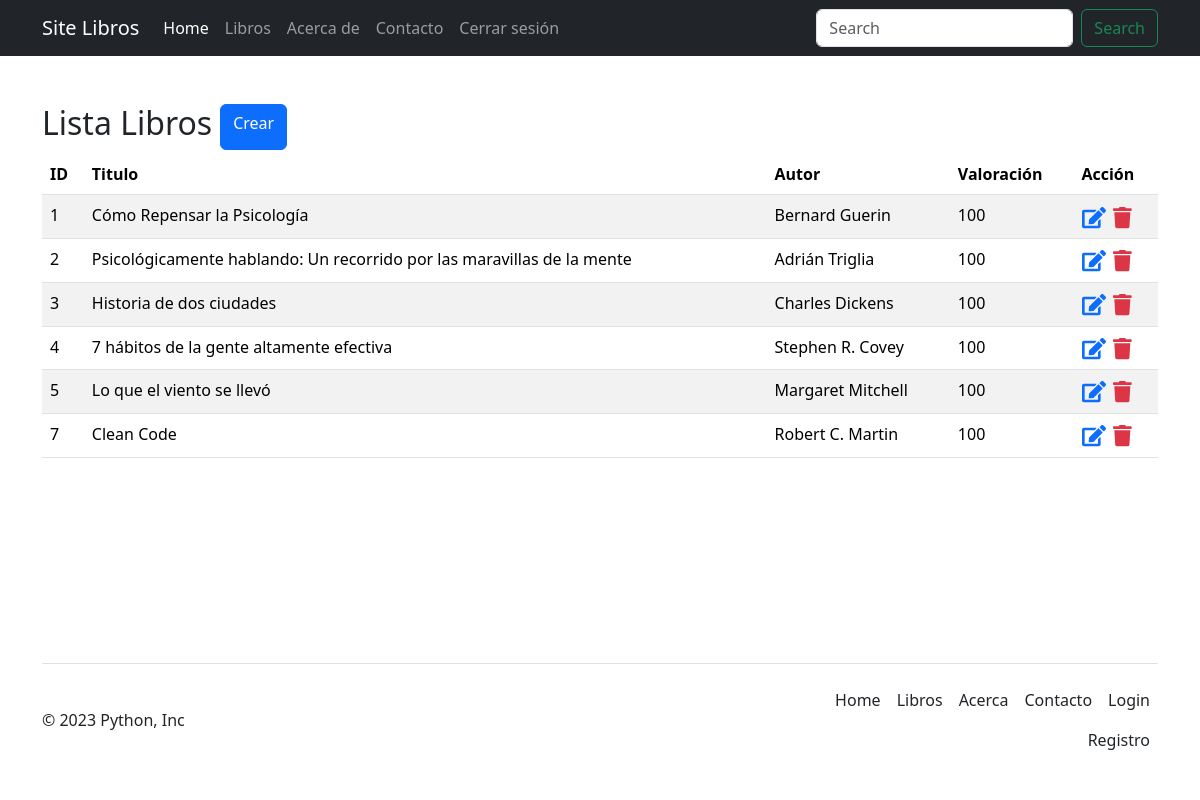
Page /book/lista_libros/ (signed in) on the committed database.
### book/models.py (models this page shows)
class Book(models.Model):
    titulo = models.CharField(max_length=100)  # titulo VARCHAR(100)
    autor = models.CharField(max_length=100)  # autor VARCHAR(100)
    valoracion = models.IntegerField(help_text='Valoración entre 0 y 100')  # valoracion INT
    class Meta:
        permissions = [
            ('development', 'Permiso como Desarrollador'),
            ('scrum_master', 'Permiso como scrum_master'),
            ('product_owner', 'Permiso como Product_Owner')
        ]

### book/views.py (the view)
# urls.py: path('lista_libros/', lista_libros, name='lista_libros'),  # registrando ruta para listar los libros
@login_required
def lista_libros(request):
    libros = Book.objects.all()  # transaccion para obtener todos libros de la base de datos
    return render(request, 'lista_libros.html', {'libros': libros})

### book/templates/lista_libros.html (shortened to what this page needs)
{% extends 'layout.html' %}
{% load bootstrap5 %}
{% block content %}
    <section class="container mt-5">
        <div class="d-flex mb-1">
            <h2 class="d-inline-flex">Lista Libros</h2>
            <a class="d-inline-flex btn btn-primary ms-2" href="{% url 'crear_libro' %}" role="button">Crear</a>
        </div>
        {% if libros %}
        <table class="table table-striped">
          <thead>
            <tr>
              <th scope="col">ID</th>
              <th scope="col">Titulo</th>
              <th scope="col">Autor</th>
              <th scope="col">Valoración</th>
              <th scope="col">Acción</th>
            </tr>
          </thead>
          <tbody>
          {% for libro in libros %}
            <tr>
              <td>{{ libro.id }}</td>
              <td>{{ libro.titulo }}</td>
              <td>{{ libro.autor }}</td>
              <td>{{ libro.valoracion }}</td>
              <td>
                <a class="btn p-0" href="{% url 'editar_libro' libro_id=libro.id %}" role="button" data-bs-toggle="tooltip" data-bs-placement="top" title="Editar">
                    <i class="fa fa-edit fa-lg text-primary"></i>
                </a>
                <a class="btn p-0" href="{% url 'eliminar_libro' libro_id=libro.id %}" role="button" data-bs-toggle="tooltip" data-bs-placement="top" title="Eliminar">
                    <i class="fa fa-trash fa-lg text-danger"></i>
                </a>
              </td>
            </tr>
          {% empty %}
            <tr>
                <td colspan="4">No hay libros disponibles</td>
            </tr>
          {% endfor %}
          </tbody>
        </table>
        {% else %}
        <p>No hay libros disponibles</p>
        {% endif %}
    </section>
{% endblock%}

### book/templates/layout.html (shortened to what this page needs)
{% extends 'base.html' %}

### book/templates/base.html (shortened to what this page needs)
<!DOCTYPE html>
<html lang="en">
<head>
    {% load bootstrap5 %}
    {% bootstrap_css %}
    <link rel="stylesheet" href="https://cdnjs.cloudflare.com/ajax/libs/font-awesome/5.15.3/css/all.min.css" />
    {% load static %}
    <link rel="stylesheet" href="{% static 'book/css/style.css' %}">
</head>
<body>
    {% include 'navbar.html' %}
    {% block content %}
    {% endblock %}
    {% include 'footer.html' %}
</body>
</html>

### book/templates/navbar.html (shortened to what this page needs)
{% load bootstrap5 %}
{% block content %}
<nav class="navbar navbar-expand-lg navbar-dark bg-dark">
  <div class="container">
    <a class="navbar-brand" href="{% url 'index' %}">Site Libros</a>
    <div class="collapse navbar-collapse" id="navbarNav">
      <ul class="navbar-nav me-auto">
        <li class="nav-item">
          <a class="nav-link active" aria-current="page" href="{% url 'index' %}">Home</a>
        </li>
        <li class="nav-item">
          <a class="nav-link" href="{% url 'lista_libros' %}">Libros</a>
        </li>
        <li class="nav-item">
          <a class="nav-link" href="#">Acerca de</a>
        </li>
        <li class="nav-item">
          <a class="nav-link" href="#">Contacto</a>
        </li>
        {% if user.is_authenticated %}
        <li class="nav-item">
          <a class="nav-link" href="{% url 'logout' %}">Cerrar sesión</a>
        </li>
        {% endif %}
      </ul>
      <form class="d-flex" role="search" method="get" action="{% url 'buscar_libro' %}">
        <input class="form-control me-2" type="search" name="query" placeholder="Search" aria-label="Search">
        <button class="btn btn-outline-success" type="submit">Search</button>
      </form>
    </div>
  </div>
</nav>
{% endblock %}

### book/templates/footer.html
{% load bootstrap5 %}
{% block content %}
<div class="container text-dark d-none d-md-block fixed-bottom">
  <footer class="d-flex flex-wrap justify-content-between align-items-center py-3 my-4 border-top">
    <p class="col-md-4 mb-0">© 2023 Python, Inc</p>
    <a href="/" class="col-md-4 d-flex align-items-center justify-content-center mb-3 mb-md-0 me-md-auto link-dark text-decoration-none">
      <svg class="bi me-2" width="40" height="32"><use xlink:href="#bootstrap"></use></svg>
    </a>
    <ul class="nav col-md-4 justify-content-end">
      <li class="nav-item"><a href="{% url 'index' %}" class="nav-link px-2 text-dark">Home</a></li>
      <li class="nav-item"><a href="{% url 'lista_libros' %}" class="nav-link px-2 text-dark">Libros</a></li>
      <li class="nav-item"><a href="#" class="nav-link px-2 text-dark">Acerca</a></li>
      <li class="nav-item"><a href="#" class="nav-link px-2 text-dark">Contacto</a></li>
      <li class="nav-item"><a href="{% url 'login' %}" class="nav-link px-2 text-dark">Login</a></li>
      <li class="nav-item"><a href="{% url 'registro' %}" class="nav-link px-2 text-dark">Registro</a></li>
    </ul>
  </footer>
</div>
{% endblock %}

### rows in the picture
Book: id "1", titulo "Cómo Repensar la Psicología", autor "Bernard Guerin", valoracion "100"
Book: id "2", titulo "Psicológicamente hablando: Un recorrido por las maravillas de la mente", autor "Adrián Triglia", valoracion "100"
Book: id "3", titulo "Historia de dos ciudades", autor "Charles Dickens", valoracion "100"
Book: id "4", titulo "7 hábitos de la gente altamente efectiva", autor "Stephen R. Covey", valoracion "100"
Book: id "5", titulo "Lo que el viento se llevó", autor "Margaret Mitchell", valoracion "100"
Book: id "7", titulo "Clean Code", autor "Robert C. Martin", valoracion "100"
